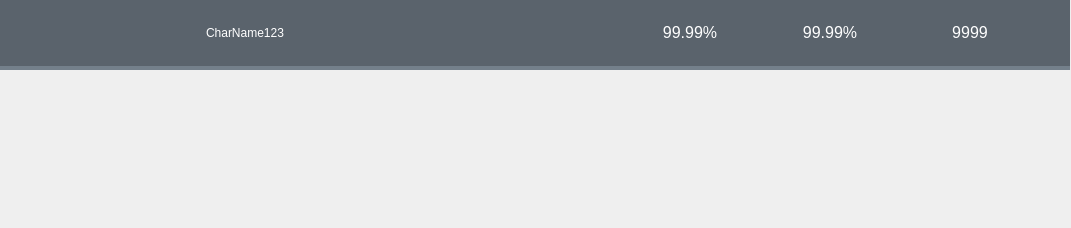
<?xml version="1.0" encoding="UTF-8"?>
<ui version="4.0">
 <class>Form</class>
 <widget class="QWidget" name="Form">
  <property name="geometry">
   <rect>
    <x>0</x>
    <y>0</y>
    <width>1071</width>
    <height>228</height>
   </rect>
  </property>
  <property name="windowTitle">
   <string>Form</string>
  </property>
  <widget class="QWidget" name="MatchFrame" native="true">
   <property name="geometry">
    <rect>
     <x>0</x>
     <y>0</y>
     <width>1070</width>
     <height>70</height>
    </rect>
   </property>
   <property name="sizePolicy">
    <sizepolicy hsizetype="Fixed" vsizetype="Fixed">
     <horstretch>0</horstretch>
     <verstretch>0</verstretch>
    </sizepolicy>
   </property>
   <property name="minimumSize">
    <size>
     <width>1070</width>
     <height>70</height>
    </size>
   </property>
   <property name="maximumSize">
    <size>
     <width>1070</width>
     <height>70</height>
    </size>
   </property>
   <property name="styleSheet">
    <string notr="true">#MatchFrame{
border-bottom: 4px solid rgb(116, 128, 139);
border-radius: 0px;
background-color: rgb(90, 99, 108);
}

</string>
   </property>
   <widget class="QLabel" name="CharIMG">
    <property name="geometry">
     <rect>
      <x>110</x>
      <y>5</y>
      <width>56</width>
      <height>56</height>
     </rect>
    </property>
    <property name="sizePolicy">
     <sizepolicy hsizetype="Ignored" vsizetype="Ignored">
      <horstretch>0</horstretch>
      <verstretch>0</verstretch>
     </sizepolicy>
    </property>
    <property name="text">
     <string>&lt;html&gt;&lt;head/&gt;&lt;body&gt;&lt;p&gt;&lt;img src=&quot;:/Champ/Yuumi.webp&quot;/&gt;&lt;/p&gt;&lt;/body&gt;&lt;/html&gt;</string>
    </property>
    <property name="scaledContents">
     <bool>true</bool>
    </property>
   </widget>
   <widget class="QLabel" name="CharName">
    <property name="geometry">
     <rect>
      <x>180</x>
      <y>0</y>
      <width>130</width>
      <height>66</height>
     </rect>
    </property>
    <property name="styleSheet">
     <string notr="true">font: 14pt &quot;KoPub돋움체 Bold&quot;;
color: rgb(255, 255, 255);
background-color: rgb(90, 99, 108);</string>
    </property>
    <property name="text">
     <string>&lt;html&gt;&lt;head/&gt;&lt;body&gt;&lt;p align=&quot;center&quot;&gt;CharName123&lt;/p&gt;&lt;/body&gt;&lt;/html&gt;</string>
    </property>
   </widget>
   <widget class="QLabel" name="Attribute01">
    <property name="geometry">
     <rect>
      <x>900</x>
      <y>0</y>
      <width>140</width>
      <height>66</height>
     </rect>
    </property>
    <property name="styleSheet">
     <string notr="true">font: 9pt &quot;KoPub돋움체 Bold&quot;;
color: rgb(255, 255, 255);
background-color: rgb(90, 99, 108);</string>
    </property>
    <property name="text">
     <string>&lt;html&gt;&lt;head/&gt;&lt;body&gt;&lt;p align=&quot;center&quot;&gt;&lt;span style=&quot; font-size:12pt;&quot;&gt;9999&lt;/span&gt;&lt;/p&gt;&lt;/body&gt;&lt;/html&gt;</string>
    </property>
   </widget>
   <widget class="QLabel" name="TierIMG">
    <property name="geometry">
     <rect>
      <x>10</x>
      <y>5</y>
      <width>56</width>
      <height>56</height>
     </rect>
    </property>
    <property name="sizePolicy">
     <sizepolicy hsizetype="Ignored" vsizetype="Ignored">
      <horstretch>0</horstretch>
      <verstretch>0</verstretch>
     </sizepolicy>
    </property>
    <property name="text">
     <string>&lt;html&gt;&lt;head/&gt;&lt;body&gt;&lt;p&gt;&lt;img src=&quot;:/Champ/Yuumi.webp&quot;/&gt;&lt;/p&gt;&lt;/body&gt;&lt;/html&gt;</string>
    </property>
    <property name="scaledContents">
     <bool>true</bool>
    </property>
   </widget>
   <widget class="QLabel" name="Attribute02">
    <property name="geometry">
     <rect>
      <x>760</x>
      <y>0</y>
      <width>140</width>
      <height>66</height>
     </rect>
    </property>
    <property name="styleSheet">
     <string notr="true">font: 9pt &quot;KoPub돋움체 Bold&quot;;
color: rgb(255, 255, 255);
background-color: rgb(90, 99, 108);</string>
    </property>
    <property name="text">
     <string>&lt;html&gt;&lt;head/&gt;&lt;body&gt;&lt;p align=&quot;center&quot;&gt;&lt;span style=&quot; font-size:12pt;&quot;&gt;99.99%&lt;/span&gt;&lt;/p&gt;&lt;/body&gt;&lt;/html&gt;</string>
    </property>
   </widget>
   <widget class="QLabel" name="Attribute03">
    <property name="geometry">
     <rect>
      <x>620</x>
      <y>0</y>
      <width>140</width>
      <height>66</height>
     </rect>
    </property>
    <property name="styleSheet">
     <string notr="true">font: 9pt &quot;KoPub돋움체 Bold&quot;;
color: rgb(255, 255, 255);
background-color: rgb(90, 99, 108);</string>
    </property>
    <property name="text">
     <string>&lt;html&gt;&lt;head/&gt;&lt;body&gt;&lt;p align=&quot;center&quot;&gt;&lt;span style=&quot; font-size:12pt;&quot;&gt;99.99%&lt;/span&gt;&lt;/p&gt;&lt;/body&gt;&lt;/html&gt;</string>
    </property>
   </widget>
  </widget>
 </widget>
 <resources/>
 <connections/>
</ui>
